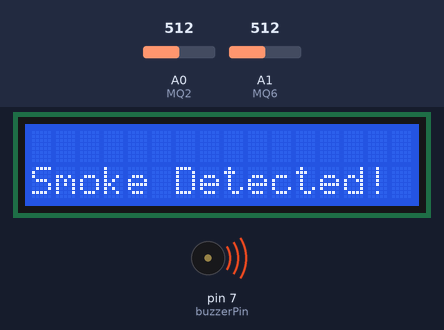
Simulated run of this sketch. Board: Arduino Uno, built with avr-gcc and run on an emulated ATmega328P. Parts: 16×2 character LCD, buzzer (waves = sounding). Inputs (shaded band) come from the test bench; at power-on: A1 (MQ6) = 512, A0 (MQ2) = 512. The modem accepts every AT command (registered, SIM ready, sends succeed) and sends nothing else; what the sketch prints to the serial monitor is not drawn.

Above: at 4.8 s.
4.9 s: A1 (MQ6) set to 319
At 7.0 s:
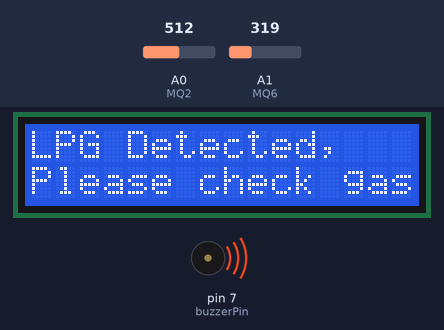
13.5 s: A1 (MQ6) set to 293
At 17.0 s:
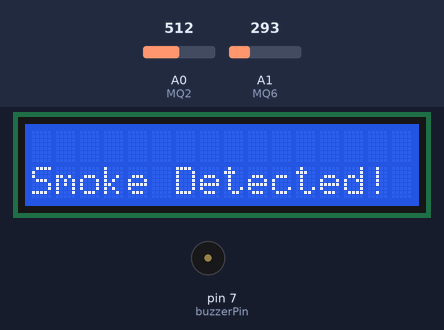
22.1 s: A0 (MQ2) set to 107
23.7 s: A0 (MQ2) set to 95
At 25.9 s:
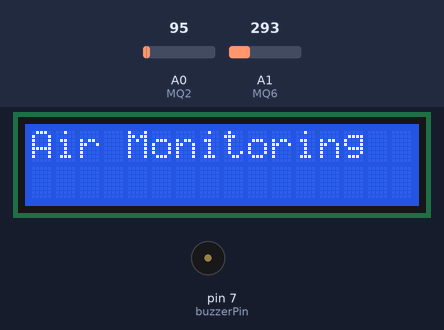
Timing chart, 0 to 27.4 s (numbered marks = the images above; inputs shaded):
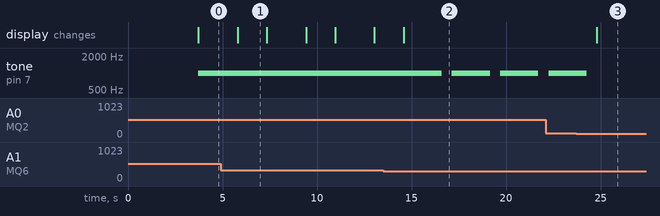

The sketch:

Air_QMS_.ino
```cpp
#include <LiquidCrystal_I2C.h>
#include "SoftwareSerial.h"

int buzzerPin = 7;
int MQ2 = A0; // smoke
int MQ6 = A1; // lpg
int SMOKE_THRESHOLD = 100; // Set your smoke threshold value
int LPG_THRESHOLD = 300;   // Set your LPG threshold value

SoftwareSerial mySerial(2, 3);

LiquidCrystal_I2C lcd(0x27, 16, 2);

void setup() {
  pinMode(buzzerPin, OUTPUT);
  pinMode(MQ2, INPUT);

  mySerial.begin(9600);
  Serial.begin(9600);
  Serial.println("Initializing...");
  delay(1000);

  mySerial.println("AT");
  delay(1000); // Sends an ATTENTION command, reply should be OK
  updateSerial();
  mySerial.println("AT+CMGF=1"); // Configuration for sending SMS
  updateSerial();
  mySerial.println("AT+CNMI=1,2,0,0,0"); // Configuration for receiving SMS
  updateSerial();

  lcd.init();
  lcd.backlight();
  lcd.begin(16, 2);
  lcd.print("Gas & Smoke Monitoring");
}

void loop() {
  int MQ2Value = analogRead(MQ2);
  int MQ6Value = analogRead(MQ6);

  String smokeData = "Smoke: " + String(MQ2Value) + " ppm";
  String lpgData = "LPG: " + String(MQ6Value) + " ppm";

  Serial.println("");
  Serial.println("Gas & Smoke Monitoring:");
  Serial.println(smokeData);
  Serial.println(lpgData);

  lcd.clear();
  lcd.setCursor(0, 0);
  lcd.print("Air Monitoring");

  if (MQ2Value > SMOKE_THRESHOLD) {
    lcd.clear();
    lcd.setCursor(0, 1);
    lcd.print("Smoke Detected!");
    Serial.println("Smoke detected!");
    tone(buzzerPin, 1000);
    delay(1000);
       makeCall(); // Call when smoke detected
    delay(1000);
  } else {
    lcd.setCursor(0, 1);
    noTone(buzzerPin);

  }

  if (MQ6Value > LPG_THRESHOLD) {
    lcd.clear();
    lcd.setCursor(0, 0);
    lcd.print("LPG Detected, ");
    lcd.setCursor(0,1);
    lcd.print("Please check gas cylinders!");
    Serial.println("LPG Detected, Please check gas cylinders");
    tone(buzzerPin, 1000);
        makeCall(); // Call when LPG detected
    delay(1000);
  } else {
    lcd.setCursor(0, 0);
    noTone(buzzerPin);
      }

  updateSerial();
}

void updateSerial() {
  delay(500);
  while (Serial.available()) {
    String cmd = Serial.readString();
    cmd.trim();
    if (cmd.length()>0) {
      if (cmd.equals("S")) {
        sendSMS();
      } else if (cmd.equals("C")) {
        makeCall();
      } else {
        mySerial.println(cmd);
      }
    }
  }

  while (mySerial.available()) {
    Serial.write(mySerial.read());
  }
}

void sendSMS() {
  mySerial.println("AT+CMGF=1");
  delay(500);
  mySerial.println("AT+CMGS=\"+2783585655\"");
  delay(500);
  mySerial.print("Dangerous gas leak, please check the house and evacuate!");
  delay(500);
  mySerial.write(26);
}

void makeCall() {
  mySerial.println("ATD+27831234669;"); // Replace with the phone number you want to call
}
```

Measured:
- the behaviour switches between 301 and 300 on A1 (MQ6) (found by bisection; images 1 and 2)
- the behaviour switches between 101 and 100 on A0 (MQ2) (found by bisection; images 2 and 3)
- after the input at 13.5 s, tone on pin 7 (buzzerPin): alternates 1000 Hz for 2.0 s and silent for 0.54 s, starting after 3.1 s
- after the input at 23.7 s, tone on pin 7 (buzzerPin): goes on until 24.3 s, then stays silent; the display: changes after 1.1 s (image 3)
- what the display in image 1 shows lasts 1.5 s, from 5.8 s to 7.3 s
